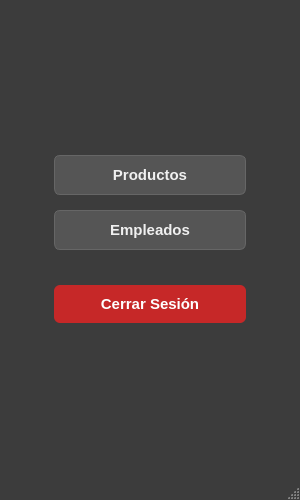
<?xml version="1.0" encoding="UTF-8"?>
<ui version="4.0">
 <class>VentanaMenu</class>
 <widget class="QMainWindow" name="VentanaMenu">
  <property name="geometry">
   <rect>
    <x>0</x>
    <y>0</y>
    <width>300</width>
    <height>500</height>
   </rect>
  </property>
  <property name="windowTitle">
   <string>Menú Principal</string>
  </property>
  
  <property name="styleSheet">
   <string notr="true">
/* Fondo principal (el widget central) */
QWidget#centralwidget {
    background-color: #3c3c3c; /* Gris oscuro, no negro */
}

/* Estilo general de botones (Productos, Empleados) */
QPushButton {
    background-color: #555555; /* Botones más claros */
    color: #f0f0f0;
    border: 1px solid #666666;
    border-radius: 6px;
    padding: 10px 20px;
    font-weight: bold;
    font-size: 11pt;
    min-width: 150px;
}

QPushButton:hover {
    background-color: #666666;
    border: 1px solid #777777;
}

QPushButton:pressed {
    background-color: #777777;
}

/* Botón de salir (rojo) */
#boton_logout {
    background-color: #c62828;
    color: white;
    border: none;
}

#boton_logout:hover {
    background-color: #e53935;
}

#boton_logout:pressed {
    background-color: #b71c1c;
}

/* Estilo para QMainWindow (para que la barra de menú no se vea blanca) */
QMainWindow {
    background-color: #3c3c3c;
}
</string>
  </property>
  
  <widget class="QWidget" name="centralwidget">
   <layout class="QGridLayout" name="gridLayout">
    <item row="0" column="1">
     <spacer name="verticalSpacer_top">
      <property name="orientation">
       <enum>Qt::Vertical</enum>
      </property>
      <property name="sizeHint" stdset="0">
       <size>
        <width>20</width>
        <height>40</height>
       </size>
      </property>
     </spacer>
    </item>
    <item row="1" column="0">
     <spacer name="horizontalSpacer_left">
      <property name="orientation">
       <enum>Qt::Horizontal</enum>
      </property>
      <property name="sizeHint" stdset="0">
       <size>
        <width>40</width>
        <height>20</height>
       </size>
      </property>
     </spacer>
    </item>
    
    <item row="1" column="1">
     <layout class="QVBoxLayout" name="verticalLayout">
      <property name="spacing">
       <number>15</number> </property>
      <item>
       <widget class="QPushButton" name="boton_productos">
        <property name="text">
         <string>Productos</string>
        </property>
       </widget>
      </item>
      <item>
       <widget class="QPushButton" name="boton_empleados">
        <property name="text">
         <string>Empleados</string>
        </property>
       </widget>
      </item>
      <item>
       <spacer name="verticalSpacer">
        <property name="orientation">
         <enum>Qt::Vertical</enum>
        </property>
        <property name="sizeType">
         <enum>QSizePolicy::Fixed</enum>
        </property>
        <property name="sizeHint" stdset="0">
         <size>
          <width>20</width>
          <height>20</height>
         </size>
        </property>
       </spacer>
      </item>
      <item>
       <widget class="QPushButton" name="boton_logout">
        <property name="text">
         <string>Cerrar Sesión</string>
        </property>
       </widget>
      </item>
     </layout>
    </item>
    
    <item row="1" column="2">
     <spacer name="horizontalSpacer_right">
      <property name="orientation">
       <enum>Qt::Horizontal</enum>
      </property>
      <property name="sizeHint" stdset="0">
       <size>
        <width>40</width>
        <height>20</height>
       </size>
      </property>
     </spacer>
    </item>
    <item row="2" column="1">
     <spacer name="verticalSpacer_bottom">
      <property name="orientation">
       <enum>Qt::Vertical</enum>
      </property>
      <property name="sizeHint" stdset="0">
       <size>
        <width>20</width>
        <height>40</height>
       </size>
      </property>
     </spacer>
    </item>
   </layout>
  </widget>
  
  <widget class="QMenuBar" name="menubar"/>
  <widget class="QStatusBar" name="statusbar"/>
  
 </widget>
 <resources/>
 <connections/>
</ui>
